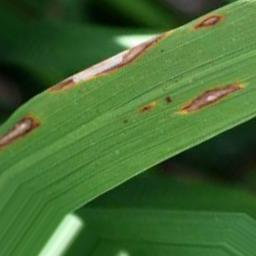
#> input picture outputs/datasets/validation/BL/blast__0_1029.jpg, 256 x 256 px; its folder holds only this picture in this run
$ python main.py -i ../outputs/datasets/validation/BL/blast__0_1029.jpg
#> lines starting #> are read from the running program, lines starting #| are printed output that depends on the picture; after the words box and inside, x2 and y2 are one past the last pixel; in counts of white or black regions, pixels touching at a corner belong together
### src/infer.py
"""Single-image inference pipeline for rice plant disease classification.
Reproduces the paper's exact feature extraction, scaling, and classification steps:
1. Input validation & loading (JPG, JPEG, PNG, 3-channel color).
2. Resizing to 224x224 & Logarithmic Illumination Enhancement (c=2.0).
3. 256-D Color Correlogram + 6,912-D Level 3 MCLBP feature fusion (7,168-D).
4. Feature standardization via fitted StandardScaler from training.
5. One-Against-All RBF SVM prediction and decision scores.
"""

import argparse
import json
import os
import sys
from pathlib import Path
from typing import Dict, List, Optional, Tuple, Union
import cv2
import numpy as np

from src.features import extract_fused_features_for_image
from src.model import RicePlantClassifier
from src.preprocessing import preprocess_image


# Verified agronomic and taxonomic disease metadata
DISEASE_METADATA = {
    "BL": {
        "full_name": "Blast",
        "scientific_name": "Magnaporthe oryzae (syn. Pyricularia oryzae)",
        "pathogen_type": "Fungus",
        "description": "Fungal disease causing diamond-shaped or spindle lesions with gray centers on rice leaves."
    },
    "BLB": {
        "full_name": "Bacterial Leaf Blight",
        "scientific_name": "Xanthomonas oryzae pv. oryzae",
        "pathogen_type": "Bacterium",
        "description": "Bacterial vascular disease producing yellow-orange wavy lesions progressing down the leaf blades."
    },
    "BS": {
        "full_name": "Brown Spot",
        "scientific_name": "Bipolaris oryzae (syn. Helminthosporium oryzae)",
        "pathogen_type": "Fungus",
        "description": "Fungal disease exhibiting small, oval to circular brown spots with lighter brownish centers."
    },
    "SB": {
        "full_name": "Sheath Blight",
        "scientific_name": "Rhizoctonia solani (teleomorph: Thanatephorus cucumeris)",
        "pathogen_type": "Fungus",
        "description": "Soilborne fungal disease forming snake-skin like, irregular grayish-green water-soaked lesions."
    },
    "TU": {
        "full_name": "Tungro",
        "scientific_name": "Rice tungro bacilliform virus (RTBV) & Rice tungro spherical virus (RTSV)",
        "pathogen_type": "Virus complex",
        "description": "Leafhopper-vectored viral disease causing leaf yellowing, stunting, and reduced tillering."
    }
}

ALLOWED_EXTENSIONS = {".jpg", ".jpeg", ".png"}

# Global cache for the loaded model to avoid redundant disk I/O on repeated calls
_CACHED_MODEL: Optional[RicePlantClassifier] = None
_CACHED_MODEL_PATH: Optional[str] = None


def get_model(model_path: str = "outputs/final_model/rice_svm_model.pkl") -> RicePlantClassifier:
    """Load and cache the trained RicePlantClassifier artifact."""
    global _CACHED_MODEL, _CACHED_MODEL_PATH
    if _CACHED_MODEL is None or _CACHED_MODEL_PATH != model_path:
        if not os.path.isfile(model_path):
            raise FileNotFoundError(f"Trained model artifact not found at: {model_path}")
        _CACHED_MODEL = RicePlantClassifier.load(model_path)
        _CACHED_MODEL_PATH = model_path
    return _CACHED_MODEL


def validate_image_file(image_path: str) -> Path:
    """Validate that the input image path exists, has supported format, and is readable."""
    path = Path(image_path)
    if not path.exists():
        raise FileNotFoundError(f"Input image file does not exist: {image_path}")
    if not path.is_file():
        raise ValueError(f"Input path is not a regular file: {image_path}")

    ext = path.suffix.lower()
    if ext not in ALLOWED_EXTENSIONS:
        raise ValueError(
            f"Unsupported file extension '{ext}'. Supported formats: {sorted(list(ALLOWED_EXTENSIONS))}"
        )

    return path


def load_and_validate_rgb(image_path: str) -> np.ndarray:
    """Load image from disk and strictly validate dimensions and color channels."""
    path = validate_image_file(image_path)

    # Read image using OpenCV
    bgr = cv2.imread(str(path), cv2.IMREAD_UNCHANGED)
    if bgr is None:
        raise ValueError(f"Failed to decode image. File may be corrupted or not a valid image: {image_path}")

    # Check channel count
    if bgr.ndim == 2:
        raise ValueError(
            f"Incompatible image format: Image '{path.name}' is single-channel grayscale (2D). "
            f"The pipeline requires 3-channel color (RGB) images."
        )

    if bgr.ndim == 3 and bgr.shape[2] == 1:
        raise ValueError(
            f"Incompatible image format: Image '{path.name}' has only 1 channel. "
            f"The pipeline requires 3-channel color (RGB) images."
        )

    if bgr.ndim == 3 and bgr.shape[2] == 4:
        # Convert BGRA to BGR
        bgr = cv2.cvtColor(bgr, cv2.COLOR_BGRA2BGR)
    elif bgr.ndim == 3 and bgr.shape[2] != 3:
        raise ValueError(
            f"Incompatible image format: Image '{path.name}' has unexpected number of channels: {bgr.shape[2]}."
        )

    # Verify dimensions are viable
    if bgr.shape[0] < 16 or bgr.shape[1] < 16:
        raise ValueError(
            f"Image dimensions ({bgr.shape[1]}x{bgr.shape[0]}) are too small. Minimum required: 16x16 pixels."
        )

    rgb = cv2.cvtColor(bgr, cv2.COLOR_BGR2RGB)
    return rgb


def predict_rice_disease(
    image_path: str,
    model_path: str = "outputs/final_model/rice_svm_model.pkl",
    level: int = 3,
    cc_distance: int = 1,
    log_c: float = 2.0
) -> Dict:
    """Execute end-to-end inference on a single rice leaf image.

    Pipeline Steps:
    1. Validate input path, file integrity, and 3-channel RGB representation.
    2. Resize to 224x224 & apply logarithmic illumination enhancement (c=2.0).
    3. Extract 256-D Color Correlogram features.
    4. Extract 6,912-D Level 3 MCLBP features (3x3 grid * 768 bins/block).
    5. Concatenate to 7,168-D fused feature vector.
    6. Transform using the trained StandardScaler embedded in the saved model.
    7. Predict class and compute per-class SVM decision scores.

    Note:
        Decision scores are raw One-Against-All SVM hyperplane margins,
        where higher positive scores indicate stronger separation.
        They are not calibrated probabilities.

    Returns:
        Structured dictionary containing predicted class, full disease name,
        pathogen metadata, decision scores, and ranked class list.
    """
    # 1. Validate & load image
    rgb_raw = load_and_validate_rgb(image_path)

    # 2. Preprocess: 224x224 resize and logarithmic enhancement
    # (Matches training pipeline: src.preprocessing.preprocess_image)
    resized_rgb, enhanced_img = preprocess_image(
        image_path=image_path,
        target_size=(224, 224),
        c=log_c
    )

    # 3-5. Feature extraction & fusion (Matches src.features)
    fused_features = extract_fused_features_for_image(
        image_rgb=enhanced_img,
        level=level,
        cc_distance=cc_distance,
        l1_normalize_blocks=True
    )

    # Verify exact feature dimensionality
    expected_dim = 256 + (level ** 2) * 768  # 7,168 for level 3
    if fused_features.shape[0] != expected_dim:
        raise ValueError(
            f"Extracted feature dimension mismatch: Expected {expected_dim}, got {fused_features.shape[0]}"
        )

    # 6. Load model and verify scaler
    clf = get_model(model_path)
    if clf.scaler is None or clf.scaler.n_features_in_ != expected_dim:
        raise ValueError(
            f"Model scaler feature dimension mismatch: Expected {expected_dim}, "
            f"got {getattr(clf.scaler, 'n_features_in_', None)}"
        )

    # 7. Predict & compute decision function
    X = np.expand_dims(fused_features, axis=0)  # Shape (1, 7168)
    pred_label = str(clf.predict(X)[0])
    raw_scores = clf.decision_function(X)[0]

    # Build per-class scores and ranking
    class_names = [str(c) for c in clf.classes_]
    scores_dict = {}
    ranked_list = []

    for cls_name, score in zip(class_names, raw_scores):
        sc_val = float(score)
        scores_dict[cls_name] = sc_val
        meta = DISEASE_METADATA.get(cls_name, {})
        ranked_list.append({
            "class": cls_name,
            "full_name": meta.get("full_name", cls_name),
            "decision_score": sc_val
        })

    # Sort ranking by decision score descending
    ranked_list.sort(key=lambda item: item["decision_score"], reverse=True)
    for rank_idx, item in enumerate(ranked_list, start=1):
        item["rank"] = rank_idx

    winning_meta = DISEASE_METADATA.get(pred_label, {})

    result = {
        "image_path": str(image_path),
        "predicted_class": pred_label,
        "full_disease_name": winning_meta.get("full_name", pred_label),
        "scientific_name": winning_meta.get("scientific_name", "Unknown"),
        "pathogen_type": winning_meta.get("pathogen_type", "Unknown"),
        "description": winning_meta.get("description", ""),
        "decision_score": float(scores_dict[pred_label]),
        "decision_scores": scores_dict,
        "ranked_classes": ranked_list,
        "feature_dimension": int(expected_dim),
        "mclbp_level": int(level),
        "model_kernel": str(clf.kernel),
        "note": "Decision scores represent raw One-vs-Rest SVM margin distances (not probabilities)."
    }

    return result


# [67 lines left out: functions format_text_output, main, not called in this run]


# [2 lines that do not run on import are left out]

### src/preprocessing.py
"""Image preprocessing: Resizing to 224x224 and Logarithmic Illumination Enhancement.
Paper Reference: Section "Image preprocessing", Eqs. 2, 7, 8 (Pages 7-9).
"""

import os
from typing import Tuple, Union
import cv2
import numpy as np


def load_image_rgb(image_path: str) -> np.ndarray:
    """Load an image from disk and convert to RGB format."""
    if not os.path.isfile(image_path):
        raise FileNotFoundError(f"Image not found at path: {image_path}")

    bgr = cv2.imread(image_path)
    if bgr is None:
        raise ValueError(f"Failed to decode image: {image_path}")

    rgb = cv2.cvtColor(bgr, cv2.COLOR_BGR2RGB)
    return rgb


def resize_image(image: np.ndarray, target_size: Tuple[int, int] = (224, 224)) -> np.ndarray:
    """Resize image to target (height, width) matching Eq. 2 of the paper."""
    h, w = target_size
    # cv2.resize expects (width, height)
    resized = cv2.resize(image, (w, h), interpolation=cv2.INTER_LINEAR)
    return resized


def apply_logarithmic_enhancement(
    image: np.ndarray,
    c: float = 2.0
) -> np.ndarray:
    """Apply the paper's logarithmic illumination enhancement.

    Eq. 7: DtNorm = Dt / 255
    Eq. 8: DtLog = c * log(1 + DtNorm), with c = 2.0

    Args:
        image: RGB uint8 image array with shape (H, W, 3).
        c: Scaling constant (default 2.0 as specified in paper Eq. 8).

    Returns:
        Enhanced float32 array in range [0, c * ln(2)] ≈ [0, 1.3863].
    """
    if image.dtype != np.uint8 and image.max() > 1.0:
        norm = image.astype(np.float32) / 255.0
    elif image.dtype == np.uint8:
        norm = image.astype(np.float32) / 255.0
    else:
        norm = image.astype(np.float32)

    norm = np.clip(norm, 0.0, 1.0)
    # Using np.log1p for numerical accuracy: log(1 + x)
    enhanced = c * np.log1p(norm)
    return enhanced.astype(np.float32)


def preprocess_image(
    image_path: str,
    target_size: Tuple[int, int] = (224, 224),
    c: float = 2.0
) -> Tuple[np.ndarray, np.ndarray]:
    """Complete image loading, resizing, and logarithmic enhancement pipeline.

    Returns:
        (resized_rgb_uint8, enhanced_float32)
    """
    raw_rgb = load_image_rgb(image_path)
    resized = resize_image(raw_rgb, target_size=target_size)
    enhanced = apply_logarithmic_enhancement(resized, c=c)
    return resized, enhanced

### src/features.py
"""Handcrafted Feature Extraction: Color Correlogram, Multi-Level MCLBP, and Feature Fusion.
Paper Reference: Section "Feature extraction", Eqs. 9-13 (Pages 9-13).

- Color Correlogram (CC): 16 quantized colors, spatial distance D=1, joint probability matrix (256-D).
- Multi-Level MCLBP: 3x3 patch (P=8, R=1), 256 bins per channel (R, G, B), L x L grid blocks (L^2 * 768-D).
- Feature Fusion: Horizontal vector concatenation [CC + MCLBP] yielding 256 + (L^2 * 768) dimensions.
"""

import hashlib
import os
from typing import Dict, List, Optional, Tuple, Union
import cv2
import numpy as np


def quantize_16_colors(rgb_img: np.ndarray) -> np.ndarray:
    """Quantize RGB image into 16 discrete color bins matching paper's 16-bin design.
    4 bins on Green, 2 bins on Red, 2 bins on Blue:
    Red: [0..127]->0, [128..255]->1 (2 levels)
    Green: [0..63]->0, [64..127]->1, [128..191]->2, [192..255]->3 (4 levels)
    Blue: [0..127]->0, [128..255]->1 (2 levels)
    Resulting index in [0, 15].
    """
    if rgb_img.dtype != np.uint8 and rgb_img.max() <= 1.5:
        # If float normalized or enhanced, scale to [0, 255]
        scaled = np.clip(rgb_img * (255.0 / max(1e-5, rgb_img.max())), 0, 255).astype(np.uint8)
    else:
        scaled = np.clip(rgb_img, 0, 255).astype(np.uint8)

    r = (scaled[:, :, 0] // 128).astype(np.int32)
    g = (scaled[:, :, 1] // 64).astype(np.int32)
    b = (scaled[:, :, 2] // 128).astype(np.int32)

    color_map = (r * 8 + g * 2 + b).astype(np.int32)
    return color_map


def compute_color_correlogram(
    rgb_img: np.ndarray,
    distance: int = 1,
    normalize: bool = True
) -> np.ndarray:
    """Compute Color Correlogram table according to Eq. 9.
    Indexed by color pairs (c_i, c_j) at spatial distance D.

    Returns:
        1D array of shape (256,) representing the 16x16 joint co-occurrence probabilities.
    """
    c_map = quantize_16_colors(rgb_img)
    h, w = c_map.shape
    d = distance

    # 8-connected neighborhood at distance d (Chebyshev distance)
    shifts = [
        (-d, -d), (-d, 0), (-d, d),
        (0, -d),           (0, d),
        (d, -d),  (d, 0),  (d, d)
    ]

    co_occurrence = np.zeros(256, dtype=np.float64)

    for dy, dx in shifts:
        y1_s = max(0, -dy); y1_e = min(h, h - dy)
        x1_s = max(0, -dx); x1_e = min(w, w - dx)
        y2_s = max(0, dy);  y2_e = min(h, h + dy)
        x2_s = max(0, dx);  x2_e = min(w, w + dx)

        c1 = c_map[y1_s:y1_e, x1_s:x1_e].ravel()
        c2 = c_map[y2_s:y2_e, x2_s:x2_e].ravel()

        pairs = c1 * 16 + c2
        counts = np.bincount(pairs, minlength=256)
        co_occurrence += counts

    if normalize:
        total = co_occurrence.sum()
        if total > 0:
            co_occurrence = co_occurrence / total

    return co_occurrence.astype(np.float32)


def compute_channel_lbp(channel: np.ndarray) -> np.ndarray:
    """Compute classical 3x3 LBP with P=8, R=1 on a single 2D channel array (Eq. 11)."""
    h, w = channel.shape
    center = channel[1:-1, 1:-1]
    lbp = np.zeros((h - 2, w - 2), dtype=np.uint8)

    # 8-neighbor offsets and corresponding bit weights 2^p
    # Order: (-1,-1), (-1,0), (-1,1), (0,1), (1,1), (1,0), (1,-1), (0,-1)
    shifts = [
        (-1, -1, 0), (-1, 0, 1), (-1, 1, 2), (0, 1, 3),
        (1, 1, 4),   (1, 0, 5),  (1, -1, 6), (0, -1, 7)
    ]

    for dy, dx, bit in shifts:
        neigh = channel[1 + dy : h - 1 + dy, 1 + dx : w - 1 + dx]
        lbp |= ((neigh >= center).astype(np.uint8) << bit)

    return lbp


def extract_mclbp_multilevel(
    img_rgb: np.ndarray,
    level: int = 5,
    l1_normalize_blocks: bool = True
) -> np.ndarray:
    """Extract Multi-Level Multi-Channel Local Binary Pattern (MCLBP) features.

    Paper Reference:
    - Eq. 10: Decomposes image into N = L^2 equal blocks.
    - Eq. 11: 256-bin LBP histogram per channel.
    - Eq. 12: Concatenates across Red, Green, Blue channels (768 features per block).

    Args:
        img_rgb: RGB image (uint8 or float) with shape (H, W, 3).
        level: Multi-level grid count L (yields L^2 blocks).
        l1_normalize_blocks: Whether each block's 768-D histogram is L1 normalized.

    Returns:
        1D array of shape (L^2 * 768,).
    """
    if level < 1:
        raise ValueError(f"MCLBP level must be >= 1, got {level}")

    h, w, c = img_rgb.shape
    block_h = h // level
    block_w = w // level

    # Precompute full LBP map for all 3 color channels
    lbp_maps = []
    for ch in range(3):
        channel_data = img_rgb[:, :, ch]
        lbp_map = compute_channel_lbp(channel_data)
        lbp_maps.append(lbp_map)

    # Valid inner LBP region has shape (h-2, w-2)
    inner_h, inner_w = h - 2, w - 2

    block_descriptors = []
    for bi in range(level):
        for bj in range(level):
            y_s = max(0, bi * block_h - 1)
            y_e = min(inner_h, (bi + 1) * block_h - 1)
            x_s = max(0, bj * block_w - 1)
            x_e = min(inner_w, (bj + 1) * block_w - 1)

            ch_hists = []
            for ch in range(3):
                sub_lbp = lbp_maps[ch][y_s:y_e, x_s:x_e]
                hist, _ = np.histogram(sub_lbp, bins=256, range=(0, 256))
                hist = hist.astype(np.float64)
                ch_hists.append(hist)

            block_vec = np.concatenate(ch_hists)  # Shape (768,)
            if l1_normalize_blocks:
                total = block_vec.sum()
                if total > 0:
                    block_vec = block_vec / total
            block_descriptors.append(block_vec)

    mclbp_feature_vector = np.concatenate(block_descriptors)
    return mclbp_feature_vector.astype(np.float32)


def fuse_features(cc_vec: np.ndarray, mclbp_vec: np.ndarray) -> np.ndarray:
    """Concatenate CC and MCLBP feature vectors matching Eq. 13 of the paper.

    FE = [gamma(D) + LBP(RGB)]

    Returns:
        1D array of shape (256 + L^2 * 768,).
    """
    return np.concatenate([cc_vec, mclbp_vec]).astype(np.float32)


def extract_fused_features_for_image(
    image_rgb: np.ndarray,
    level: int = 5,
    cc_distance: int = 1,
    l1_normalize_blocks: bool = True
) -> np.ndarray:
    """End-to-end extraction and fusion of CC and MCLBP features for a single image."""
    cc = compute_color_correlogram(image_rgb, distance=cc_distance, normalize=True)
    mclbp = extract_mclbp_multilevel(image_rgb, level=level, l1_normalize_blocks=l1_normalize_blocks)
    fused = fuse_features(cc, mclbp)
    return fused


# [12 lines left out: function get_feature_cache_path, not called in this run]

### src/main.py
"""Main orchestrator and reproducible pipeline CLI.
Paper: "An enhanced classification system of various rice plant diseases based on multi-level handcrafted feature extraction technique"
Scientific Reports (2024) 14:30601
"""

import argparse
import json
import os
import sys
import time
from typing import Dict, List, Optional, Tuple
import numpy as np
import pandas as pd
import yaml

from src.augmentation import generate_balanced_augmentations
from src.cross_validation import (
    build_group_aware_folds,
    evaluate_configuration_5fold,
    precompute_original_features
)
from src.dataset import (
    load_manifest,
    validate_dataset_integrity
)
from src.evaluate import (
    compute_all_metrics,
    save_evaluation_report
)
from src.features import extract_fused_features_for_image
from src.model import RicePlantClassifier
from src.preprocessing import preprocess_image


# [287 lines left out: functions load_config, run_validation, run_cross_validation, extract_features_from_manifest, train_final_model, evaluate_split, not called in this run]


def main():
    parser = argparse.ArgumentParser(description="Reproduce Scientific Reports (2024) 14:30601")
    parser.add_argument("--config", default="config.yaml", help="Path to config.yaml")
    parser.add_argument("--stage", default="all", choices=["audit", "cv", "train", "eval", "all"],
                        help="Pipeline stage to execute")
    parser.add_argument("--image", "-i", default=None,
                        help="Path to a single rice leaf image for inference (JPG, JPEG, PNG)")
    parser.add_argument("--json", action="store_true",
                        help="Output inference result in JSON format")
    args = parser.parse_args()

    if args.image is not None:
        from src.infer import predict_rice_disease, format_text_output
        model_path = os.path.join("outputs", "final_model", "rice_svm_model.pkl")
        res = predict_rice_disease(image_path=args.image, model_path=model_path)
#> in load_and_validate_rgb, bgr is the input picture: shape (256, 256, 3); mean B, G, R 50.8, 106.6, 67.8
#> in apply_logarithmic_enhancement, `enhanced = c * np.log1p(norm)`:
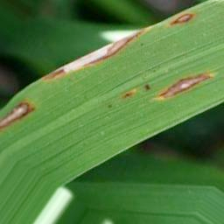
#> enhanced: shape (224, 224, 3) float32; mean R, G, B 0.454, 0.682, 0.352; drawn with min black and max white
#> in quantize_16_colors, `r = (scaled[:, :, 0] // 128).astype(np.int32)`:
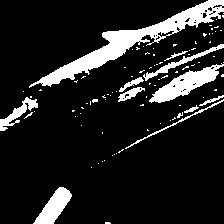
#> r: shape (224, 224) int32; values 0 (black) and 1 (white), 13.2% white; 93 white regions (82 under 20 px), largest, box (x1, y1, x2, y2) and area: (29, 0, 224, 88) 3078, (149, 63, 224, 103) 1098, (33, 187, 72, 224) 694
#> in quantize_16_colors, `g = (scaled[:, :, 1] // 64).astype(np.int32)`:
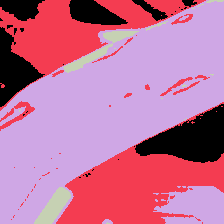
#> g: shape (224, 224) int32; 4 distinct labels, from 0 to 3; one colour per label, 0 black
#> in quantize_16_colors, `b = (scaled[:, :, 2] // 128).astype(np.int32)`:
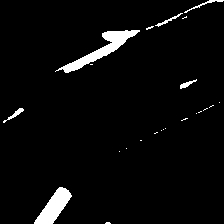
#> b: shape (224, 224) int32; values 0 (black) and 1 (white), 3.8% white; 23 white regions (17 under 20 px), largest, box (x1, y1, x2, y2) and area: (55, 30, 140, 73) 867, (34, 187, 72, 224) 668, (184, 0, 224, 13) 77, (3, 108, 24, 123) 75, (155, 13, 183, 27) 67, (180, 79, 197, 89) 62
#> in quantize_16_colors, `color_map = (r * 8 + g * 2 + b).astype(np.int32)`:
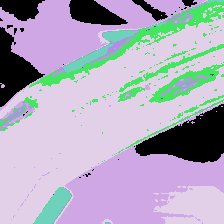
#> color_map: shape (224, 224) int32; 9 distinct labels, from 0 to 15; one colour per label, 0 black
#> after the loop in compute_color_correlogram, `for dy, dx in shifts:`: co_occurrence = 256 values, max 170118 at index 68, min 0 at index 1, mean 1557.5
#> in compute_color_correlogram, `total = co_occurrence.sum()`: total = 398724
#> in compute_color_correlogram, `co_occurrence = co_occurrence / total`: co_occurrence = 256 values, max 0.427 at index 68, min 0 at index 1, mean 0.00391
#> in extract_fused_features_for_image, `cc = compute_color_correlogram(image_rgb, distance=cc_distance, normal..`: cc has the same summary as co_occurrence in compute_color_correlogram
#> the loop in extract_mclbp_multilevel, `for ch in range(3):` made 3 passes
#> pass 1, in extract_mclbp_multilevel, `channel_data = img_rgb[:, :, ch]`:
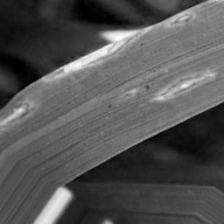
#> channel_data: shape (224, 224) float32; min 0, max 1.39, mean 0.454; drawn with min black and max white
#> pass 1, in extract_mclbp_multilevel, `lbp_map = compute_channel_lbp(channel_data)`:
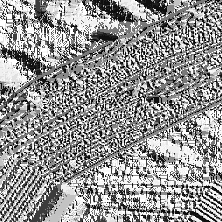
#> lbp_map: shape (222, 222); min 0, max 255, mean 148.3
#> after the loop in extract_mclbp_multilevel, `for ch in range(3):`: lbp_maps = 3 items
#> (the rest of the program and of its run is left out)
